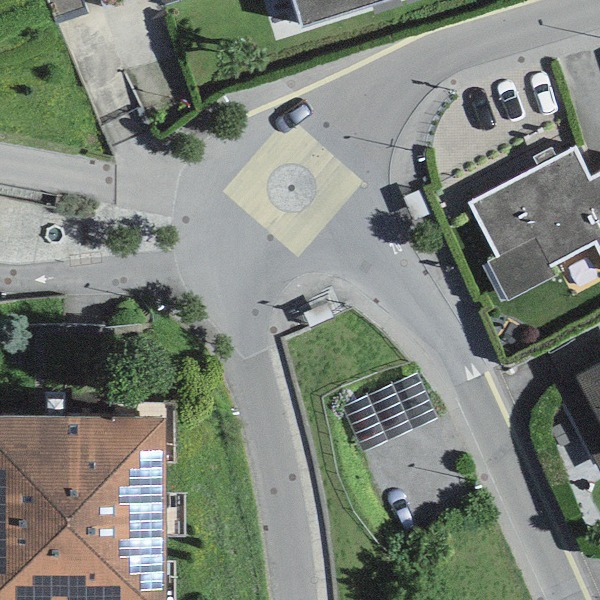
#> input picture beamng/verifica/luoghi/gialli/bus_13879270176.jpg, 600 x 600 px
$ python -i stop_paint.py   (imports and definitions only)
#> lines starting #> are read from the running program, lines starting #| are printed output that depends on the picture; after the words box and inside, x2 and y2 are one past the last pixel; in counts of white or black regions, pixels touching at a corner belong together
"""Yellow paint at the bus stops and the marked crossings, as the orthophoto shows it (v3.1), in the built level.

The road paint of the level is drawn by the Swiss rules from the road geometry (markings_rules.py, v3.0): no traced
shape is laid. The rules have no bus stop markings, so the yellow zigzags, the BUS letters and the yellow kerb lines
of the stops were missing everywhere (17 of 265 Swiss stops had any yellow paint near them, and that only from a
crossing), and 60 of the 145 marked crossings of OSM got no bars (the node a few metres off the carriageway, an
unpaved or unmarked flag of the road). Those are the places a driver recognises.

measure (in the cloud session, from the 10 cm SWISSIMAGE crops luoghi_ref.py gialli commits round every Swiss bus
stop and marked crossing of OSM): the yellow paint of each crop as network_markings.py finds it (hue, saturation,
brightness, yellower than the grey asphalt around it, brighter than the road or saturated), with a lighter
cleaning (the zigzags are lines one or two pixels wide: an opening broke them into dust, which is why the v2 trace
had them in pieces), vehicles (yellow buses, compact blobs with dark windows) and blobs on beige ground left out.
Each blob becomes:
- a crossing bar (BAR_L long, BAR_S wide, filled): the bars of one crossing grouped (parallel, side by side) and
  laid again as clean ZEBRA_W m bars at their measured axis, phase and length (ZEBRA_L);
- a zigzag (longer than ZIG_L, thin: under ZIG_FILL of its rectangle, swinging left and right ZIG_TURNS times with
  legs of ZIG_LEG m): redrawn as straight legs LINE_W wide along its measured centre line (G9 review: the traced
  outline was a thick wavy band in the game, and frame corners taken for zigzags lay about as L shapes);
- a strip (a yellow kerb line, a no-parking line, the frame of a bus bay): a clean rectangle, kept only when at least
  STRIP_MIN_L long and within CONTEXT_R of a zigzag or a crossing (a lone bar in a lane was a sunlit shade edge);
- a mark (BUS, an arrow, a cross): measured but not laid; traced in 10 cm cells it came out as yellow blobs, stars
  and L shapes, and a yellow bus front or a motorcyclist's jacket in the lane passed as one (G9 review, 2026-10-25).
Output: dati/stop_paint.json.gz {"polygons": [{"ring", "kind", "src"}]}.

stop_paint_step (FINISH, before sidewalks: the crossings it adds get their kerbs lowered there): the polygons that
lie on the road meshes (ON_ROAD of their area on the carriageway or a yard) and are not painted yet (no yellow
paint of the level within NEAR_OLD m) are laid on the road surface LIFT m over it, in mp_road_paint_yellow, as
art/shapes/roads/stop_paint.dae in MissionGroup/roads/markings (no collision).
    python stop_paint.py measure          dati/stop_paint.json.gz from beamng/verifica/luoghi/gialli
    python stop_paint.py <level root>     the step on a level folder or zip
"""
import gzip, json, os, sys, tempfile, time
import numpy as np
import shapely
import bng
from config import LEVEL_NAME, lv95_to_local, local_to_lv95
from markings_net import read_items, shape_tris, up_faces, tops_of

HERE = os.path.dirname(os.path.abspath(__file__))
DATI = os.path.join(HERE, "..", "dati", "stop_paint.json.gz")
CROPS = os.path.join(HERE, "..", "verifica", "luoghi", "gialli")
POINTS = os.path.join(HERE, "..", "verifica", "luoghi", "gialli.json")
RES = 0.1                    # m, the orthophoto's cells
# yellow paint: network_markings.py (calibrated on the crossings of OSM)
YELLOW_H, YELLOW_S, YELLOW_V, YELLOW_B, YELLOW_TOP, YELLOW_BG = (18, 36), 45, 150, 60, 15, 16
FAINT_H, FAINT_S, FAINT_V, FAINT_Y, FAINT_TOP = 40, 24, 140, 35, 8   # faint yellow: over the ground round it
JOIN = 3                     # cells: pieces of one figure this close are one blob (a zigzag's thin legs; the gaps
                             # between crossing bars, 5 cells but 3 or 4 where the photo blurs them, stay)
MIN_AREA = 0.08              # m2, a smaller blob is a speck (a 1 m dash of a bus yard is 0.12)
VEHICLE_W, VEHICLE_FILL = 1.0, 0.35   # a blob this wide that fills this much of its rectangle is a vehicle
VEHICLE_DARK, VEHICLE_SHARE = 55, 0.12   # network_markings: a mark with this share of dark cells round it is a car
BAR_L, BAR_S, BAR_FILL = (0.8, 4.8), (0.15, 0.8), 0.45
ZEBRA_W = 0.5                # m, crossing bars and the gaps between them (markings_rules bar_w, bar_gap)
ZEBRA_L = (2.5, 3.0, 4.0)    # m, bar lengths along the road
GROUP_R = 4.5                # m, bars of one crossing
MIN_BARS = 3                 # a crossing has at least this many bars seen (two parallel dashes are not one)
ZIG_L, ZIG_FILL = 4.0, 0.45
ZIG_BIN = 0.2                # m, stations along a zigzag where its centre line is measured
ZIG_SIMPLIFY = 0.15          # m, the legs of a zigzag: its centre line simplified to straight pieces
ZIG_TURN, ZIG_TURNS = 35.0, 3   # a zigzag turns at least ZIG_TURNS times, by more than ZIG_TURN degrees, left and
                             # right in turn (the corner of a bay frame, an L or a U, turns once or twice one way)
ZIG_LEG, ZIG_SWING = 1.0, 0.6   # m: a zigzag has ZIG_TURNS legs this long and swings this far across (a traced
                             # arrow turns as often, with short legs)
LINE_W = 0.15                # m, the width a zigzag is drawn with
STRIP_S, STRIP_FILL = 0.45, 0.5
STRIP_MIN_L = 2.0            # m: a shorter strip is a fragment (a piece of a faded bay frame, a parking dash)
CONTEXT_R = 15.0             # m: a strip is laid only this close to a zigzag or a crossing of the stop
MARK_AREA, MARK_L = 0.2, 3.5
ON_ROAD = 0.7                # share of a polygon's area on the road meshes
NEAR_OLD = 0.8               # m: paint of the level this close means the place is painted already
LIFT = 0.02                  # m over the road surface (markings_net.LIFT)
MAT = "mp_road_paint_yellow"
SHAPE = "art/shapes/roads/stop_paint.dae"
ROAD_MATS = ("mp_road_asphalt", "mp_road_asphalt_fresh", "mp_hard_asphalt", "mp_path_paved", "mp_road_sett", "mp_hard_sett")
                             # paint lies on these faces of roads/surfaces (not on wall tops, gravel, pavements)


# ---------------------------------------------------------------------- measure (cloud session)
def yellow_mask(img):
    """Yellow paint: network_markings.py's test, or a fainter yellow measured against the ground round it (thin
    lines blend with the grey asphalt in a 10 cm cell: the dashes of a bus yard read saturation 26-50)."""
    import cv2
    hsv = cv2.cvtColor(img, cv2.COLOR_RGB2HSV)
#> hsv: shape (600, 600, 3); mean H, S, V 68.8, 37.5, 133.4
    L = img.astype(np.float32).mean(-1)
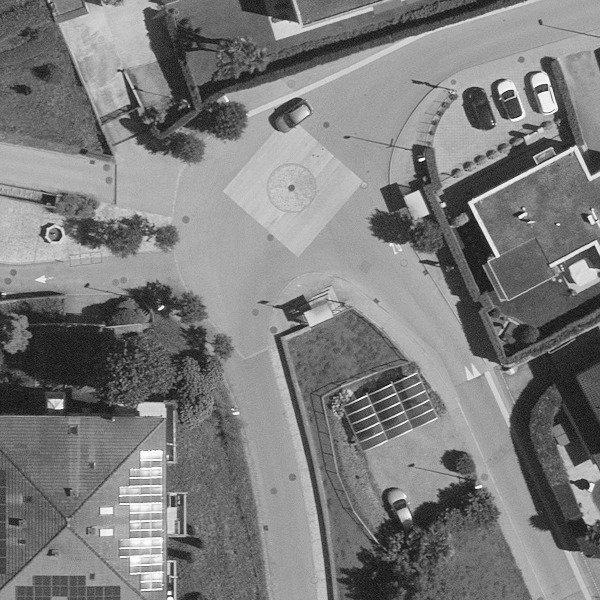
#> L: shape (600, 600) float32; min 10, max 255, mean 124.4
    top = cv2.morphologyEx(L, cv2.MORPH_TOPHAT, cv2.getStructuringElement(cv2.MORPH_ELLIPSE, (13, 13)))
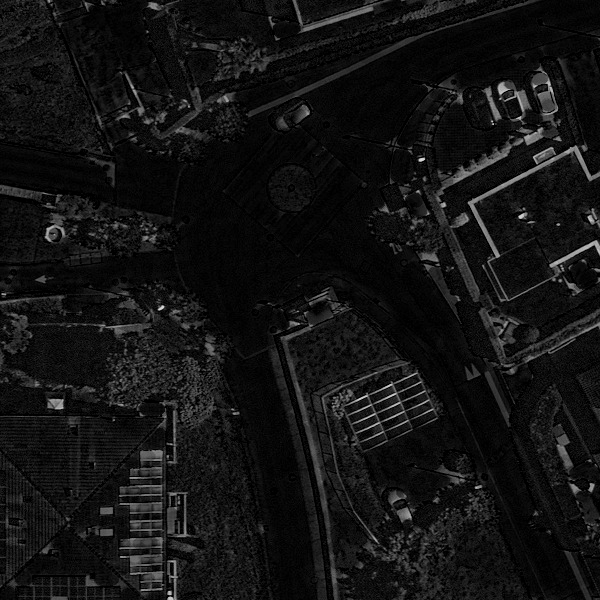
#> top: shape (600, 600) float32; min 0, max 219.3, mean 19.1
    c = img.astype(np.int16)
    Y = c[..., 0] + c[..., 1] - 2 * c[..., 2]
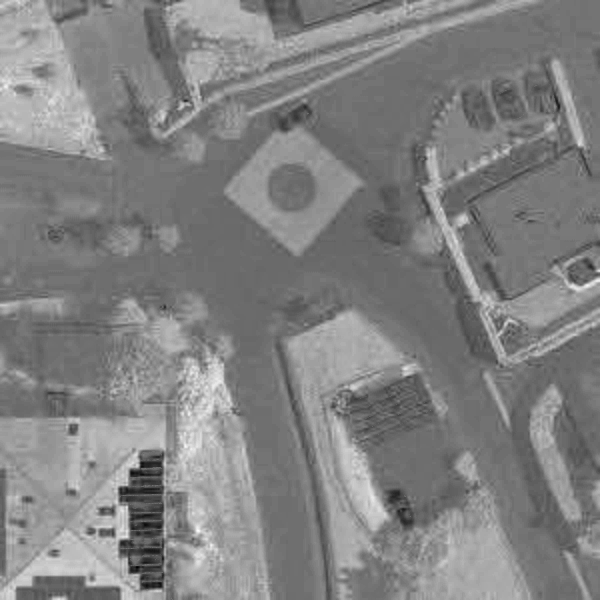
#> Y: shape (600, 600) int16; min -120, max 142, mean 13.6; drawn with min black and max white
    Ybg = cv2.medianBlur(np.clip(Y + 128, 0, 255).astype(np.uint8), 31).astype(np.int16) - 128
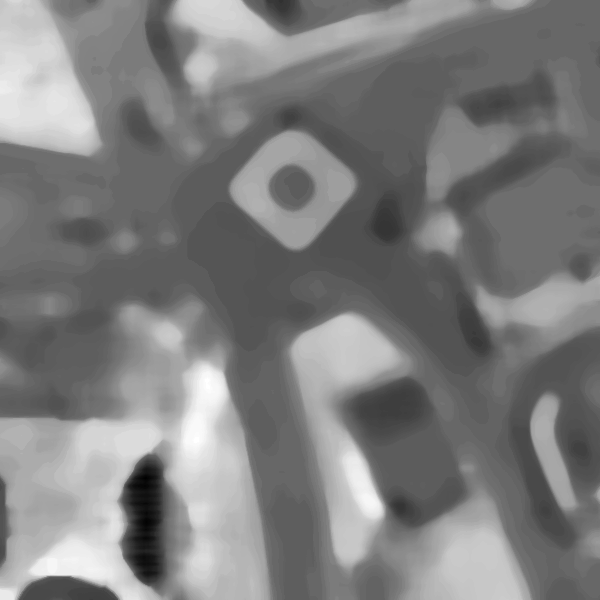
#> Ybg: shape (600, 600) int16; min -58, max 85, mean 12.9; drawn with min black and max white
    hue = (hsv[..., 0] >= YELLOW_H[0]) & (hsv[..., 0] <= FAINT_H)
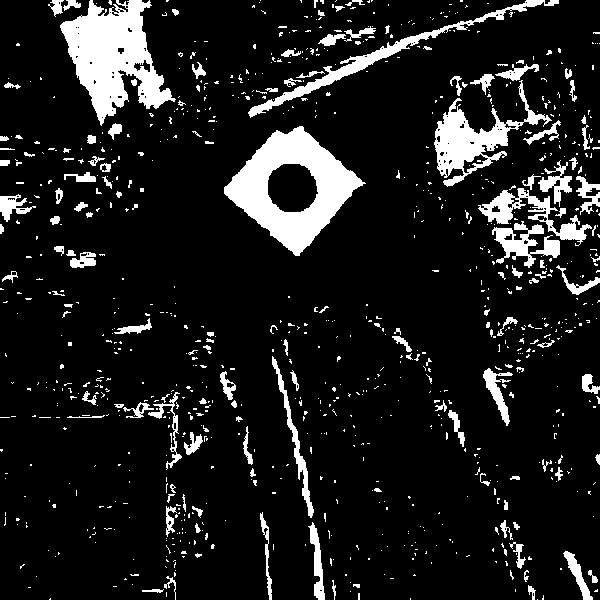
#> hue: shape (600, 600) bool; 11.5% white; 924 white regions (785 under 20 px), largest, box (x1, y1, x2, y2) and area: (224, 126, 366, 256) 7930, (60, 0, 176, 126) 7318, (434, 80, 552, 187) 3503
    strong = ((hsv[..., 0] >= YELLOW_H[0]) & (hsv[..., 0] <= YELLOW_H[1]) & (hsv[..., 1] > YELLOW_S)
              & (hsv[..., 2] > YELLOW_V) & (Y > YELLOW_B) & ((top > YELLOW_TOP) | (hsv[..., 1] > 90)))
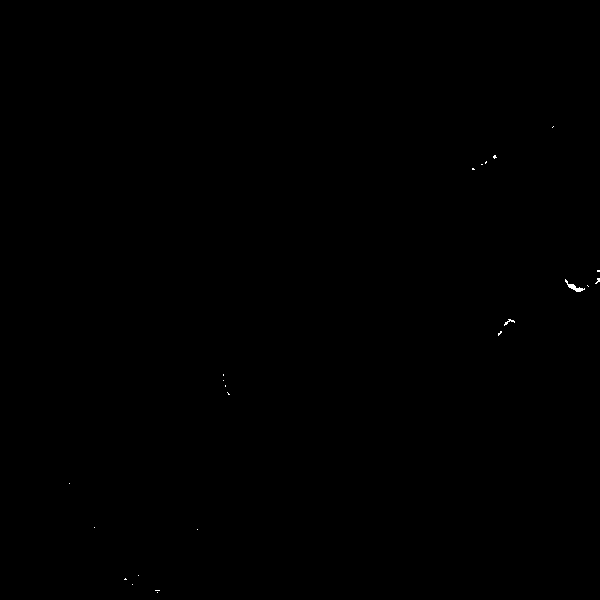
#> strong: shape (600, 600) bool; 0.05% white in thin lines or dots, all inside (x1, y1, x2, y2) = (69, 126, 600, 593)
    faint = hue & (hsv[..., 1] > FAINT_S) & (hsv[..., 2] > FAINT_V) & (Y - Ybg > FAINT_Y) & (top > FAINT_TOP)
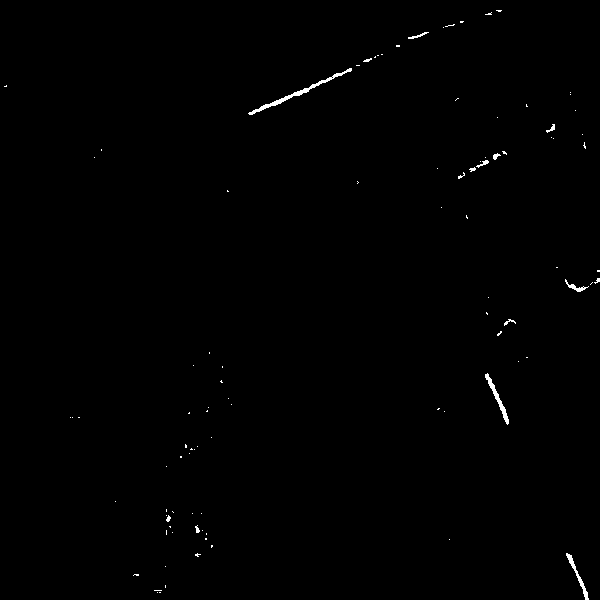
#> faint: shape (600, 600) bool; 0.4% white; 97 white regions (84 under 20 px), largest, box (x1, y1, x2, y2) and area: (248, 68, 352, 115) 390, (485, 373, 509, 425) 225, (566, 553, 589, 600) 180
    m = cv2.morphologyEx((strong | faint).astype(np.uint8), cv2.MORPH_CLOSE, np.ones((3, 3), np.uint8))
#> m: shape (600, 600); values 0 (black) and 1 (white), 0.42% white; 93 white regions (79 under 20 px), largest, box (x1, y1, x2, y2) and area: (248, 68, 352, 115) 391, (485, 373, 509, 425) 225, (566, 553, 589, 600) 180
    return m.astype(bool), L, c


# [304 lines left out: functions rect_of, rect_poly, blobs, zigzag_line, zebras, measure and 1 more, not called in this run]


# [5 lines not run here, left out]

>>> import cv2
>>> picture = cv2.cvtColor(cv2.imread('../verifica/luoghi/gialli/bus_13879270176.jpg'), cv2.COLOR_BGR2RGB)
>>> result = yellow_mask(picture)

$ run again, on beamng/verifica/luoghi/gialli/bus_984001545.jpg
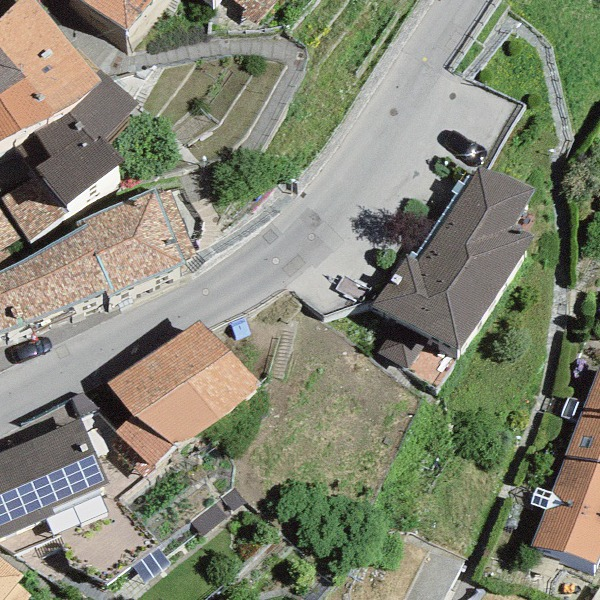
#> input picture beamng/verifica/luoghi/gialli/bus_984001545.jpg, 600 x 600 px
#> hsv: shape (600, 600, 3); mean H, S, V 46.5, 51.1, 139.7
#> in yellow_mask, `hue = (hsv[..., 0] >= YELLOW_H[0]) & (hsv[..., 0] <= FAINT_H)`:
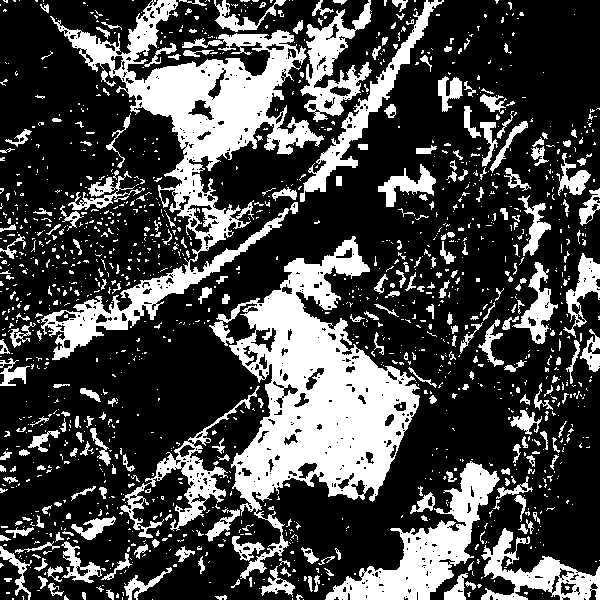
#> hue: shape (600, 600) bool; 28.2% white; 1445 white regions (1161 under 20 px), largest, box (x1, y1, x2, y2) and area: (209, 236, 420, 579) 26345, (41, 0, 324, 360) 22858, (325, 461, 500, 600) 7314
#> strong: shape (600, 600) bool; 1.5% white in thin lines or dots
#> faint: shape (600, 600) bool; 0.3% white in thin lines or dots
#> in yellow_mask, `m = cv2.morphologyEx((strong | faint).astype(np.uint8), cv2.MORPH_CLOS..`:
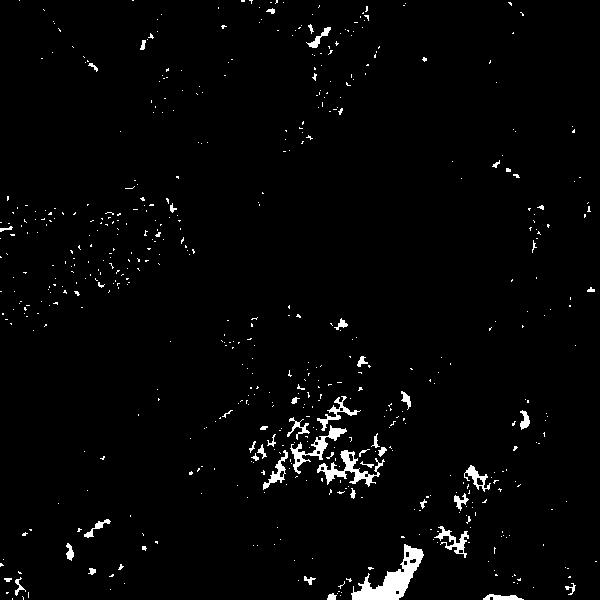
#> m: shape (600, 600); values 0 (black) and 1 (white), 2.2% white; 565 white regions (518 under 20 px), largest, box (x1, y1, x2, y2) and area: (351, 544, 424, 600) 1486, (317, 450, 385, 487) 728, (290, 425, 347, 474) 589

$ run again, on beamng/verifica/luoghi/gialli/bus_984002483.jpg
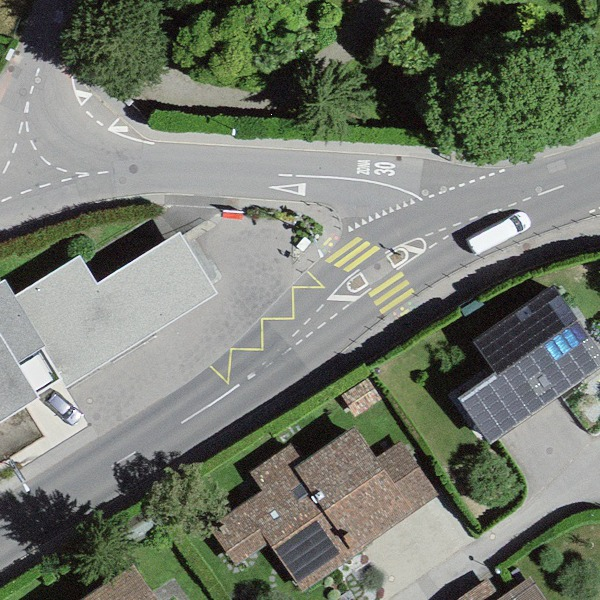
#> input picture beamng/verifica/luoghi/gialli/bus_984002483.jpg, 600 x 600 px
#> hsv: shape (600, 600, 3); mean H, S, V 59.9, 47.3, 124.4
#> in yellow_mask, `hue = (hsv[..., 0] >= YELLOW_H[0]) & (hsv[..., 0] <= FAINT_H)`:
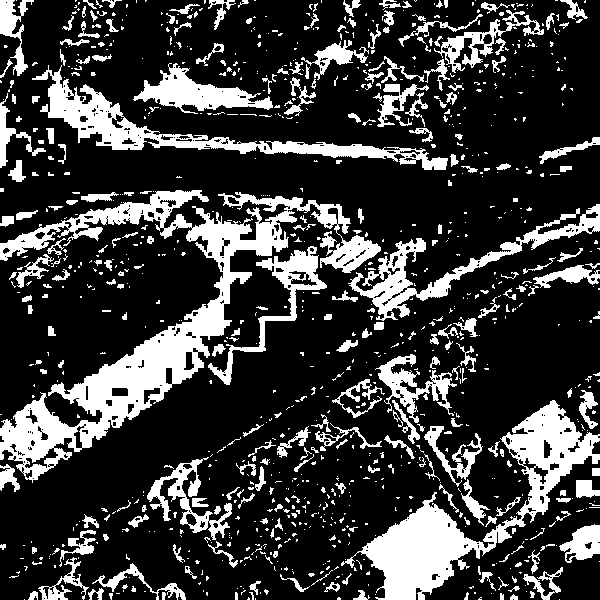
#> hue: shape (600, 600) bool; 23% white; 1006 white regions (742 under 20 px), largest, box (x1, y1, x2, y2) and area: (0, 190, 381, 483) 21181, (341, 400, 600, 600) 11869, (32, 65, 448, 170) 6619
#> strong: shape (600, 600) bool; 0.56% white; 79 white regions (65 under 20 px), largest, box (x1, y1, x2, y2) and area: (344, 246, 379, 272) 223, (336, 242, 370, 267) 219, (369, 272, 404, 296) 216
#> faint: shape (600, 600) bool; 0.63% white; 48 white regions (38 under 20 px), largest, box (x1, y1, x2, y2) and area: (211, 272, 325, 384) 650, (344, 245, 380, 272) 237, (368, 272, 404, 297) 229
#> in yellow_mask, `m = cv2.morphologyEx((strong | faint).astype(np.uint8), cv2.MORPH_CLOS..`:
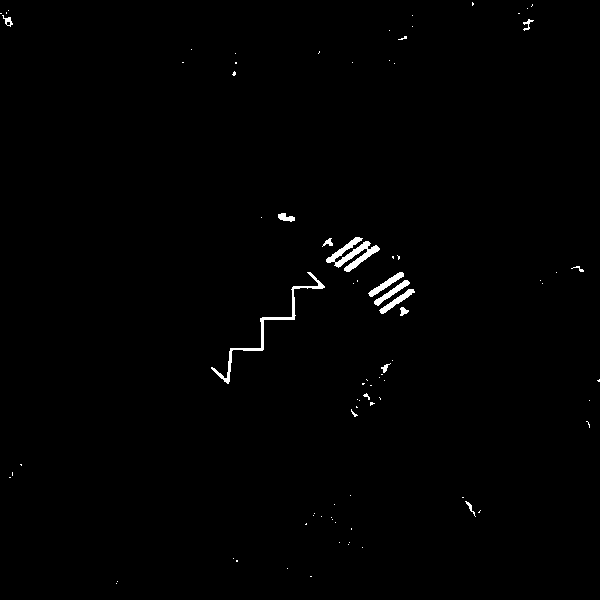
#> m: shape (600, 600); values 0 (black) and 1 (white), 0.74% white; 83 white regions (69 under 20 px), largest, box (x1, y1, x2, y2) and area: (326, 237, 380, 272) 712, (211, 272, 325, 384) 663, (368, 272, 404, 297) 234

$ run again, on beamng/verifica/luoghi/gialli/bus_984006171.jpg
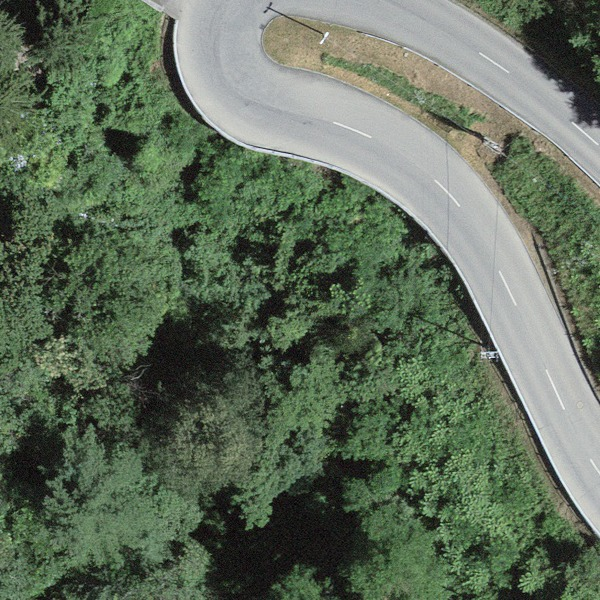
#> input picture beamng/verifica/luoghi/gialli/bus_984006171.jpg, 600 x 600 px
#> hsv: shape (600, 600, 3); mean H, S, V 56.8, 57.1, 110.4
#> hue: shape (600, 600) bool; 12.5% white; 1004 white regions (775 under 20 px), largest, box (x1, y1, x2, y2) and area: (261, 12, 600, 399) 17900, (479, 356, 596, 549) 2414, (244, 504, 334, 575) 1587
#> strong: shape (600, 600) bool; 0.99% white; 127 white regions (113 under 20 px), largest, box (x1, y1, x2, y2) and area: (276, 32, 420, 114) 1328, (349, 34, 425, 73) 788, (448, 130, 484, 172) 476
#> faint: shape (600, 600) bool; 0.03% white in thin lines or dots, all inside (x1, y1, x2, y2) = (48, 21, 535, 259)
#> in yellow_mask, `m = cv2.morphologyEx((strong | faint).astype(np.uint8), cv2.MORPH_CLOS..`:
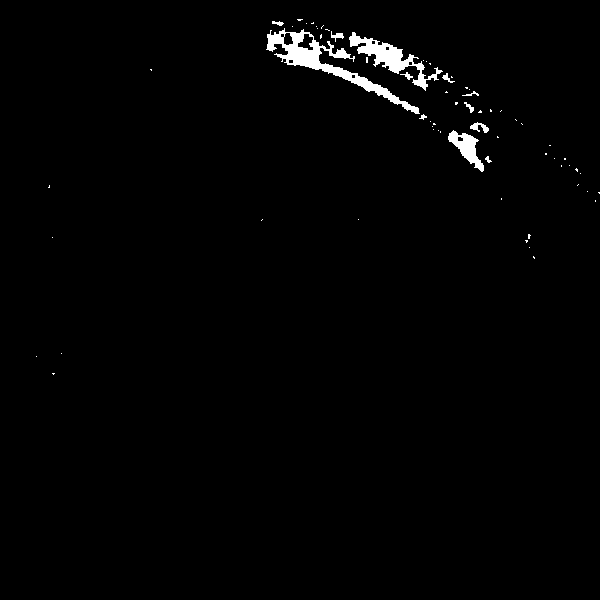
#> m: shape (600, 600); values 0 (black) and 1 (white), 1.3% white; 67 white regions (55 under 20 px), largest, box (x1, y1, x2, y2) and area: (266, 28, 420, 114) 2239, (349, 32, 443, 91) 1344, (448, 130, 484, 172) 610
